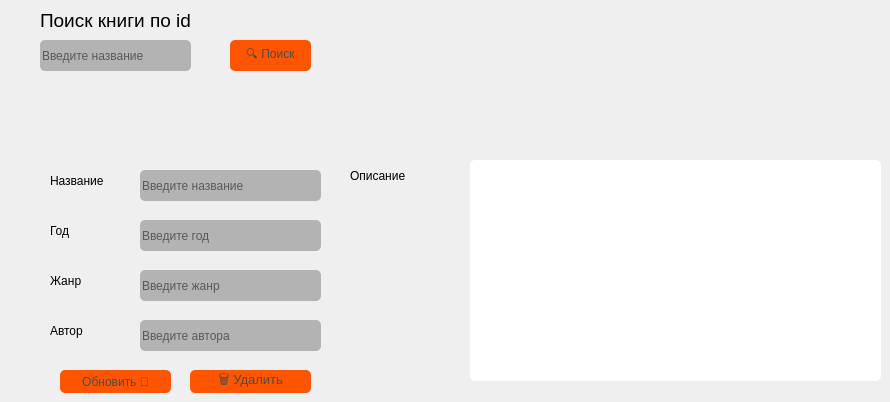
      <widget class="QWidget" name="tab_6">
       <attribute name="title">
        <string>Редакт или удаление</string>
       </attribute>
       <widget class="QLineEdit" name="ledit_search_id_upd">
        <property name="geometry">
         <rect>
          <x>40</x>
          <y>40</y>
          <width>151</width>
          <height>31</height>
         </rect>
        </property>
        <property name="styleSheet">
         <string notr="true">alternate-background-color: rgb(85, 170, 255);
background-color: rgb(179, 179, 179);
border-radius: 5px;</string>
        </property>
        <property name="placeholderText">
         <string>Введите название</string>
        </property>
       </widget>
       <widget class="QLineEdit" name="ledit_update_title">
        <property name="geometry">
         <rect>
          <x>140</x>
          <y>170</y>
          <width>181</width>
          <height>31</height>
         </rect>
        </property>
        <property name="styleSheet">
         <string notr="true">alternate-background-color: rgb(85, 170, 255);
background-color: rgb(179, 179, 179);
border-radius: 5px;</string>
        </property>
        <property name="placeholderText">
         <string>Введите название</string>
        </property>
       </widget>
       <widget class="QLabel" name="lbl_search_title">
        <property name="geometry">
         <rect>
          <x>40</x>
          <y>10</y>
          <width>291</width>
          <height>21</height>
         </rect>
        </property>
        <property name="font">
         <font>
          <family>Segoe UI</family>
          <pointsize>14</pointsize>
         </font>
        </property>
        <property name="text">
         <string>Поиск книги по id</string>
        </property>
       </widget>
       <widget class="QPushButton" name="btn_search_book_update">
        <property name="geometry">
         <rect>
          <x>230</x>
          <y>40</y>
          <width>81</width>
          <height>31</height>
         </rect>
        </property>
        <property name="font">
         <font>
          <family>Segoe UI</family>
          <pointsize>9</pointsize>
          <weight>50</weight>
          <italic>false</italic>
          <bold>false</bold>
         </font>
        </property>
        <property name="styleSheet">
         <string notr="true">background-color: rgb(255, 85, 0);
color: rgb(75, 75, 75);
font: 9pt &quot;Segoe UI&quot;;
border-radius: 5px;</string>
        </property>
        <property name="text">
         <string>🔍 Поиск</string>
        </property>
       </widget>
       <widget class="QLineEdit" name="ledit_update_year">
        <property name="geometry">
         <rect>
          <x>140</x>
          <y>220</y>
          <width>181</width>
          <height>31</height>
         </rect>
        </property>
        <property name="styleSheet">
         <string notr="true">alternate-background-color: rgb(85, 170, 255);
background-color: rgb(179, 179, 179);
border-radius: 5px;</string>
        </property>
        <property name="text">
         <string/>
        </property>
        <property name="placeholderText">
         <string>Введите год</string>
        </property>
       </widget>
       <widget class="QLineEdit" name="ledit_update_genre">
        <property name="geometry">
         <rect>
          <x>140</x>
          <y>270</y>
          <width>181</width>
          <height>31</height>
         </rect>
        </property>
        <property name="styleSheet">
         <string notr="true">alternate-background-color: rgb(85, 170, 255);
background-color: rgb(179, 179, 179);
border-radius: 5px;</string>
        </property>
        <property name="text">
         <string/>
        </property>
        <property name="placeholderText">
         <string>Введите жанр</string>
        </property>
       </widget>
       <widget class="QLineEdit" name="ledit_update_author">
        <property name="geometry">
         <rect>
          <x>140</x>
          <y>320</y>
          <width>181</width>
          <height>31</height>
         </rect>
        </property>
        <property name="styleSheet">
         <string notr="true">alternate-background-color: rgb(85, 170, 255);
background-color: rgb(179, 179, 179);
border-radius: 5px;</string>
        </property>
        <property name="placeholderText">
         <string>Введите автора</string>
        </property>
       </widget>
       <widget class="QTextEdit" name="txt_edit_update_desc">
        <property name="geometry">
         <rect>
          <x>470</x>
          <y>160</y>
          <width>411</width>
          <height>221</height>
         </rect>
        </property>
        <property name="styleSheet">
         <string notr="true">background-color: rgb(255, 255, 255);
border-radius: 5px;</string>
        </property>
       </widget>
       <widget class="QLabel" name="lbl_update_title">
        <property name="geometry">
         <rect>
          <x>50</x>
          <y>170</y>
          <width>71</width>
          <height>21</height>
         </rect>
        </property>
        <property name="font">
         <font>
          <family>Segoe UI</family>
          <pointsize>9</pointsize>
         </font>
        </property>
        <property name="text">
         <string>Название</string>
        </property>
       </widget>
       <widget class="QLabel" name="lbl_update_year">
        <property name="geometry">
         <rect>
          <x>50</x>
          <y>220</y>
          <width>71</width>
          <height>21</height>
         </rect>
        </property>
        <property name="font">
         <font>
          <family>Segoe UI</family>
          <pointsize>9</pointsize>
         </font>
        </property>
        <property name="text">
         <string>Год</string>
        </property>
       </widget>
       <widget class="QLabel" name="lbl_update_genre">
        <property name="geometry">
         <rect>
          <x>50</x>
          <y>270</y>
          <width>71</width>
          <height>21</height>
         </rect>
        </property>
        <property name="font">
         <font>
          <family>Segoe UI</family>
          <pointsize>9</pointsize>
         </font>
        </property>
        <property name="text">
         <string>Жанр</string>
        </property>
       </widget>
       <widget class="QLabel" name="lbl_update_author">
        <property name="geometry">
         <rect>
          <x>50</x>
          <y>320</y>
          <width>71</width>
          <height>21</height>
         </rect>
        </property>
        <property name="font">
         <font>
          <family>Segoe UI</family>
          <pointsize>9</pointsize>
         </font>
        </property>
        <property name="text">
         <string>Автор</string>
        </property>
       </widget>
       <widget class="QPushButton" name="btn_upd_val_book">
        <property name="geometry">
         <rect>
          <x>60</x>
          <y>370</y>
          <width>111</width>
          <height>23</height>
         </rect>
        </property>
        <property name="font">
         <font>
          <family>Segoe UI</family>
          <pointsize>9</pointsize>
          <weight>50</weight>
          <italic>false</italic>
          <bold>false</bold>
         </font>
        </property>
        <property name="styleSheet">
         <string notr="true">background-color: rgb(255, 85, 0);
color: rgb(75, 75, 75);
font: 9pt &quot;Segoe UI&quot;;
border-radius: 5px;</string>
        </property>
        <property name="text">
         <string>Обновить 🔄</string>
        </property>
       </widget>
       <widget class="QPushButton" name="btn_del_book">
        <property name="geometry">
         <rect>
          <x>190</x>
          <y>370</y>
          <width>121</width>
          <height>23</height>
         </rect>
        </property>
        <property name="font">
         <font>
          <family>Segoe UI</family>
          <pointsize>10</pointsize>
          <weight>50</weight>
          <italic>false</italic>
          <bold>false</bold>
         </font>
        </property>
        <property name="styleSheet">
         <string notr="true">background-color: rgb(255, 85, 0);
color: rgb(75, 75, 75);
font: 10pt &quot;Segoe UI&quot;;
border-radius: 5px;</string>
        </property>
        <property name="text">
         <string>🗑️ Удалить</string>
        </property>
       </widget>
       <widget class="QLabel" name="label">
        <property name="geometry">
         <rect>
          <x>350</x>
          <y>160</y>
          <width>91</width>
          <height>31</height>
         </rect>
        </property>
        <property name="font">
         <font>
          <family>Segoe UI</family>
          <pointsize>9</pointsize>
         </font>
        </property>
        <property name="text">
         <string>Описание</string>
        </property>
       </widget>
      </widget>
